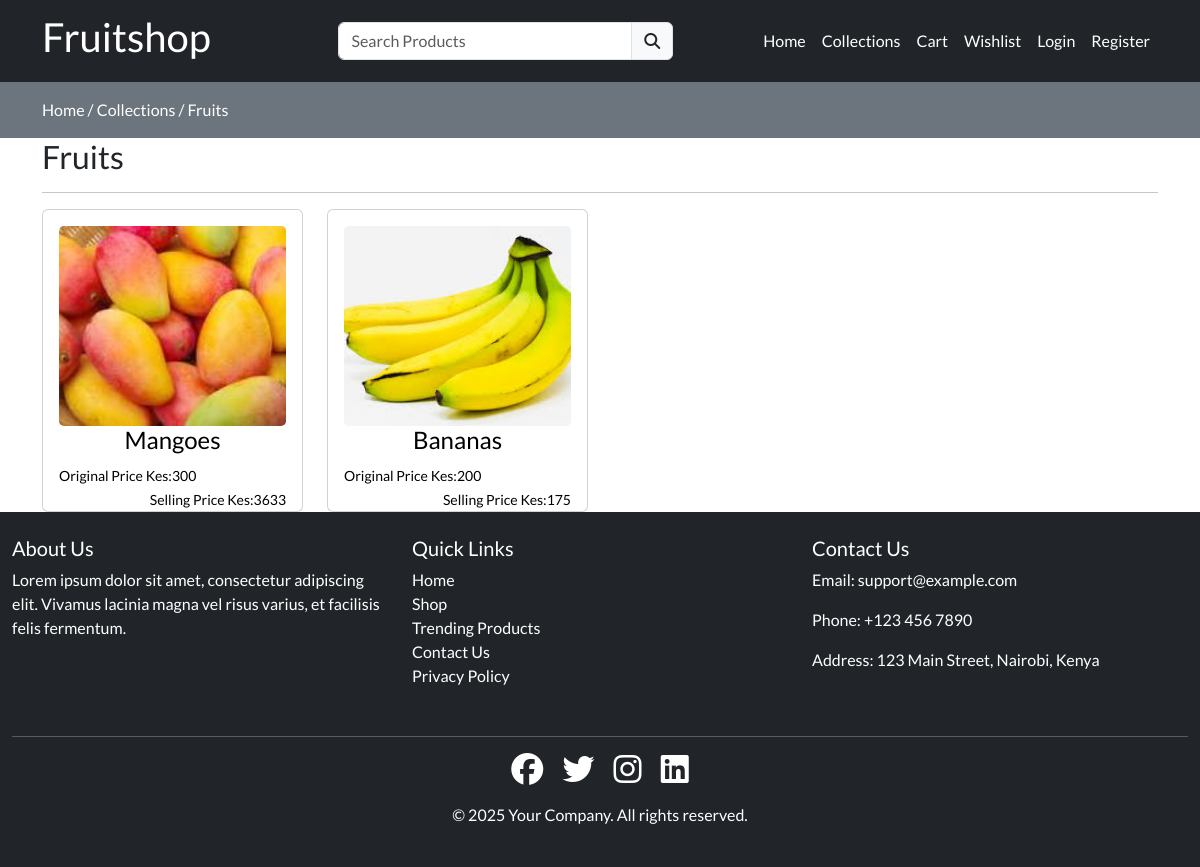
/collections/fruits, run on an earlier commit of the app's database.
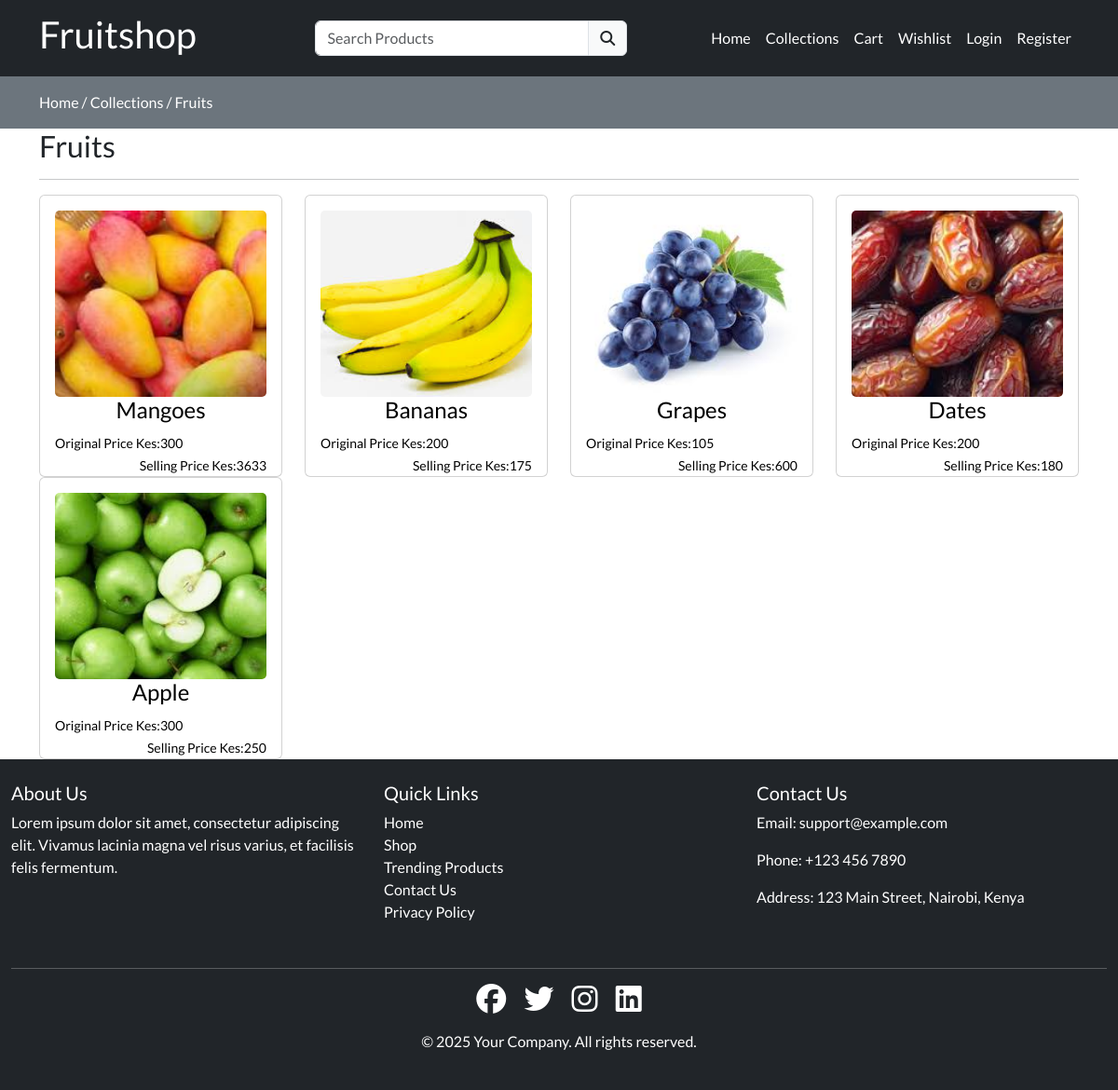
And on a later commit of the database.
### store/models.py (models this page shows, shortened)
class Category(models.Model):
    slug = models.CharField(max_length=150, null=False, blank=False)
    name = models.CharField(max_length=150, null=False, blank=False)
    image = models.ImageField(upload_to=get_file_path, null=True, blank= True  )
    description = models.TextField(max_length=500, null=False, blank=False)
    status = models.BooleanField(default=False, help_text="0=default, 1=hidden")
    trending = models.BooleanField(default=False, help_text="0=default, 1=trending")
    meta_title = models.CharField(max_length=150, null=False, blank=False)
    meta_keyword = models.CharField(max_length=150, null=False, blank=False)
    meta_description = models.TextField(max_length=500, null=False, blank=False)
    created_at = models.DateTimeField(auto_now=True)

class Product(models.Model):
    category = models.ForeignKey(Category, on_delete=models.CASCADE)
    slug = models.CharField(max_length=150, null=False, blank=False)
    name = models.CharField(max_length=150, null=False, blank=False)
    product_image = models.ImageField(upload_to=get_file_path, null=True, blank= True  )
    small_description = models.CharField(max_length=150, null=False, blank=False)
    quantity = models.IntegerField(null=False,blank=False)
    description = models.TextField(max_length=500, null=False, blank=False)
    original_price= models.FloatField(null=False, blank=False)
    selling_price= models.FloatField(null=False, blank=False)
    status = models.BooleanField(default=False, help_text="0=default, 1=hidden")
    trending = models.BooleanField(default=False, help_text="0=default, 1=trending")
    tag=models.CharField(max_length=150, null=False, blank=False)
    meta_title = models.CharField(max_length=150, null=False, blank=False)
    meta_keyword = models.CharField(max_length=150, null=False, blank=False)
    meta_description = models.TextField(max_length=500, null=False, blank=False)
    created_at = models.DateTimeField(auto_now=True)

### store/views.py (the view)
# urls.py: path('collections/<str:slug>', views.collectionsview, name='collectionsview'),
def collectionsview(request, slug):
    if(Category.objects.filter(slug=slug, status=0)):
        products = Product.objects.filter(category__slug=slug)
        category= Category.objects.filter(slug=slug). first()
        context = {'products': products, 'category': category}
        return render(request, "store/products/index.html", context)
    else:
        messages.warning(request, "No item found in the category")
        return redirect('collections')

### store/templates/store/products/index.html (shortened to what this page needs)
{% extends "store/layouts/main.html" %}
 {%block content%}
<div class="py-3 bg-secondary">
    <div class="container">
        <a class="text-white" href="{%url 'home'%}">Home /</a>
        <a class="text-white" href="{%url 'collections'%}">Collections /</a>
        <a class="text-white" href="{%url 'collectionsview' category.slug %}">{{category.name}}</a>
    </div>
</div>
<div class="container">
  <div class="row">
    <div class="col-md-12">
      <h2>{{category.name}}</h2>
      <hr />
      <div class="row">
        {%for item in products %}
        <div class="col-md-3">
          <div class="card">
            <a href="{% url 'productview' item.category.slug item.slug%}">
              <div class="card-body">
                <div class="category-image">
                  <img
                    src="{{item.product_image.url}}" alt="product image" class="img-fluid"/>
                </div>
                <h4 class="text-center">{{item.name}}</h4>
                <span class="float-start"> <small>Original Price Kes:{{item.original_price | stringformat:'d'}}</small></span>
                <br>
                <span class="float-end"> <Small> Selling Price Kes:{{item.selling_price  | stringformat:'d'}} </small></span>
              </div>
            </a>
          </div>
        </div>
        {%endfor%}
            </div>
            </div>
    </div>
</div>
{%endblock content%}

### store/templates/store/layouts/main.html (shortened to what this page needs)
{%load static%}
<!DOCTYPE html>
<html lang="en">
<head>
    <link href="https://cdn.jsdelivr.net/npm/bootstrap@5.3.3/dist/css/bootstrap.min.css" rel="stylesheet">
    <link rel="stylesheet" href="https://cdnjs.cloudflare.com/ajax/libs/font-awesome/6.7.2/css/all.min.css">
    <link href="{%static 'css/custom.css' %}" rel="stylesheet" />
    <link href="{%static 'css/owl.carousel.css' %}" rel="stylesheet" />
    <link href="{%static 'css/owl.theme.css' %}" rel="stylesheet" />
    <link href="{%static 'css/owl.transitions.css' %}" rel="stylesheet" />
    <link rel="stylesheet" href="//cdn.jsdelivr.net/npm/alertifyjs@1.14.0/build/css/alertify.min.css"/>
    <link rel="stylesheet" href="//cdn.jsdelivr.net/npm/alertifyjs@1.14.0/build/css/themes/default.min.css"/>
    <link rel="stylesheet" href="https://code.jquery.com/ui/1.14.1/themes/base/jquery-ui.css">
</head>
<body>
    {% include "store/inc/navbar.html" %}
    {%block content%}
    {%endblock content%}
    {% include "store/inc/footer.html" %}
</body>
</html>

### store/templates/store/inc/navbar.html (shortened to what this page needs)
<nav class="navbar navbar-expand-lg bg-dark">
  <div class="container">
      <a class="navbar-brand text-white" href="#"><h1>Fruitshop</h1></a>
      <div class="search-bar">
          <form action="{% url 'searchproduct' %}" method="POST">
              <div class="input-group">
                  <input type="search" required name="productsearch" class="form-control" placeholder="Search Products" id="searchproducts">
                  <button class="input-group-text" type="submit"><i class="fa fa-search"></i></button>
              </div>
          </form>
      </div>
      <div class="collapse navbar-collapse" id="navbarNav">
          <ul class="navbar-nav ms-auto">
              <li class="nav-item">
                  <a class="nav-link text-white {% if request.resolver_match.url_name == 'home'%}active {% endif %}" aria-current="page" href="{% url 'home' %}">Home</a>
              </li>
              <li class="nav-item">
                  <a class="nav-link text-white {% if request.resolver_match.url_name == 'collections'%}active {% endif %}" href="{% url 'collections'%}">Collections</a>
              </li>
              <li class="nav-item">
                  <a class="nav-link text-white {% if request.resolver_match.url_name == 'cart'%}active {% endif %}" aria-current="page" href="{% url 'cart' %}">Cart</a>
              </li>
              <li class="nav-item">
                  <a class="nav-link text-white {% if request.resolver_match.url_name == 'wishlist'%}active {% endif %}" aria-current="page" href="{% url 'wishlist' %}">Wishlist</a>
              </li>
              {% if request.user.is_authenticated %}
                  <li class="nav-item dropdown">
                      <a class="nav-link dropdown-toggle text-white" href="#" role="button" data-bs-toggle="dropdown" aria-expanded="false">
                          {{request.user}}
                      </a>
                      <ul class="dropdown-menu">
                          <li><a class="dropdown-item" href="{% url 'myorders' %}">My Orders</a></li>
                          <li><a class="dropdown-item" href="#">Another action</a></li>
                          <li><hr class="dropdown-divider"></li>
                          <li><a class="dropdown-item" href="{% url 'logout' %}">Logout</a></li>
                      </ul>
                  </li>
              {% else %}
                  <li class="nav-item">
                      <a class="nav-link text-white" href="{% url 'loginpage' %}">Login</a>
                  </li>
                  <li class="nav-item">
                      <a class="nav-link text-white" href="{% url 'register' %}">Register</a>
                  </li>
              {% endif %}
          </ul>
      </div>
  </div>
</nav>

### store/templates/store/inc/footer.html
<footer class="bg-dark text-white py-4">
    <div class="container-fluid">
        <div class="row">
            <div class="col-md-4 mb-3">
                <h5>About Us</h5>
                <p>Lorem ipsum dolor sit amet, consectetur adipiscing elit. Vivamus lacinia magna vel risus varius, et facilisis felis fermentum.</p>
            </div>
            <div class="col-md-4 mb-3">
                <h5>Quick Links</h5>
                <ul class="list-unstyled">
                    <li><a href="#" class="text-white">Home</a></li>
                    <li><a href="#" class="text-white">Shop</a></li>
                    <li><a href="#" class="text-white">Trending Products</a></li>
                    <li><a href="#" class="text-white">Contact Us</a></li>
                    <li><a href="#" class="text-white">Privacy Policy</a></li>
                </ul>
            </div>
            <div class="col-md-4 mb-3">
                <h5>Contact Us</h5>
                <p>Email: support@example.com</p>
                <p>Phone: +123 456 7890</p>
                <p>Address: 123 Main Street, Nairobi, Kenya</p>
            </div>
        </div>
        <hr class="bg-white">
        <div class="row">
            <div class="col text-center">
                <a href="#" class="text-white mx-2"><i class="fab fa-facebook fa-2x"></i></a>
                <a href="#" class="text-white mx-2"><i class="fab fa-twitter fa-2x"></i></a>
                <a href="#" class="text-white mx-2"><i class="fab fa-instagram fa-2x"></i></a>
                <a href="#" class="text-white mx-2"><i class="fab fa-linkedin fa-2x"></i></a>
            </div>
        </div>
        <div class="row mt-3">
            <div class="col text-center">
                <p>&copy; 2025 Your Company. All rights reserved.</p>
            </div>
        </div>
    </div>
</footer>

### static/css/custom.css (style rules this page uses)
.search-bar { width: 30% !important; margin-left: 10%; }

### store/templates/store/layouts/main.html (style rules this page uses)
* { font-family: "Lato", sans-serif; font-weight: 400; }
a { text-decoration: none; color: #000; }
.category-image img { width: 100%; height: 200px; object-fit: cover; border-radius: 5px; }

What changed in the data, as far as the page shows it:
added Product: product_image (picture), name "Grapes", original_price "105", selling_price "600"
added Product: product_image (picture), name "Dates", original_price "200", selling_price "180"
added Product: product_image (picture), name "Apple", original_price "300", selling_price "250"
